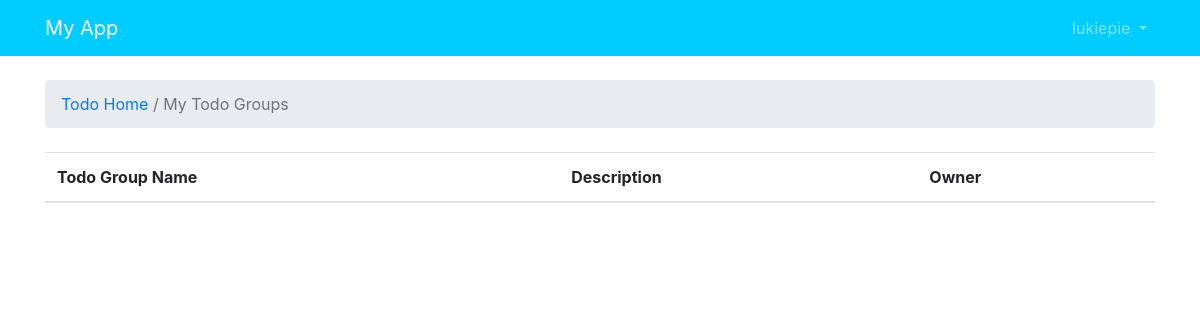
Page /todo/todogroups/ (signed in) on the earlier database version.
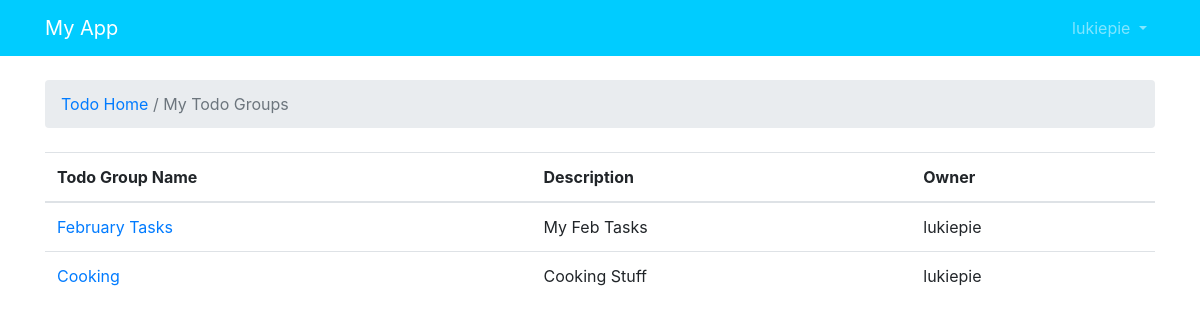
Same page on the later database version.
### todo/models.py (models this page shows, shortened)
class TodoGroup(models.Model):
    name = models.CharField(max_length=30, unique=True)
    description = models.CharField(max_length=100)
    author = models.ForeignKey(User, on_delete=models.PROTECT, related_name='todogroups')

### todo/views.py (the view)
# urls.py: path('todogroups/', views.todo_groups, name='all_todo_groups'),
def todo_groups(request):
    print('debug here', request.user)
    todo_group_list = TodoGroup.objects.filter(author=request.user)
    return render(request, 'todo/todogroups.html', {'todo_group_list': todo_group_list})

### templates/todo/todogroups.html
{% extends 'base.html' %}
{% block breadcrumb %}
  <li class="breadcrumb-item active"><a href="{% url 'todo:index' %}">Todo Home</a> / My Todo Groups</li>
{% endblock %}
{% block content %}
<table class="table">
  <thead class="thead-inverse">
    <tr>
      <th>Todo Group Name</th>
      <th>Description</th>
      <th>Owner</th>
    </tr>
  </thead>
  <tbody>
    {% for todo_group in todo_group_list %}
      <tr>
        <td><a href="{% url 'todo:todos_by_group' todo_group.id %}">{{ todo_group.name }}</a> </td>
        <td>{{ todo_group.description }}</td>
        <td>{{ todo_group.author }}</td>
      </tr>
    {% endfor %}
  </tbody>
</table>
{% endblock %}

### templates/base.html (shortened to what this page needs)
{% load static %}<!DOCTYPE html>
<html>
  <head>
    <link rel="stylesheet" href="{% static 'css/bootstrap.min.css' %}">
  </head>
  <body>
    {% block body %}
    <nav class="navbar navbar-expand-sm navbar-dark bg-dark">
      <div class="container">
        <a class="navbar-brand" href="{% url 'homeward' %}">My App</a>
        <div class="collapse navbar-collapse" id="mainMenu">
          {% if user.is_authenticated %}
            <ul class="navbar-nav ml-auto">
              <li class="nav-item dropdown">
                <a class="nav-link dropdown-toggle" href="#" id="userMenu" data-toggle="dropdown" aria-haspopup="true" aria-expanded="false">
                  {{ user.username }}
                </a>
              </li>
            </ul>
          {% else %}
            <form class="form-inline ml-auto">
              <a href="{% url 'login_alternate' %}" class="btn btn-outline-secondary">Log in</a>
              <a href="{% url 'signup' %}" class="btn btn-primary ml-2">Sign up</a>
            </form>
          {% endif %}
        </div>
      </div>
    </nav>
      <div class="container">
        <ol class="breadcrumb my-4">
          {% block breadcrumb %}
          {% endblock %}
        </ol>
        {% block content %}
        {% endblock %}
      </div>
    {% endblock body %}
  </body>
</html>

### templates/base.html (style rules this page uses)
.bg-dark { background-color: #00ccff!important; border-color: #E7E7E7; }

Differences in the rows shown:
added TodoGroup: name "February Tasks", description "My Feb Tasks", author "lukiepie"
added TodoGroup: name "Cooking", description "Cooking Stuff", author "lukiepie"
